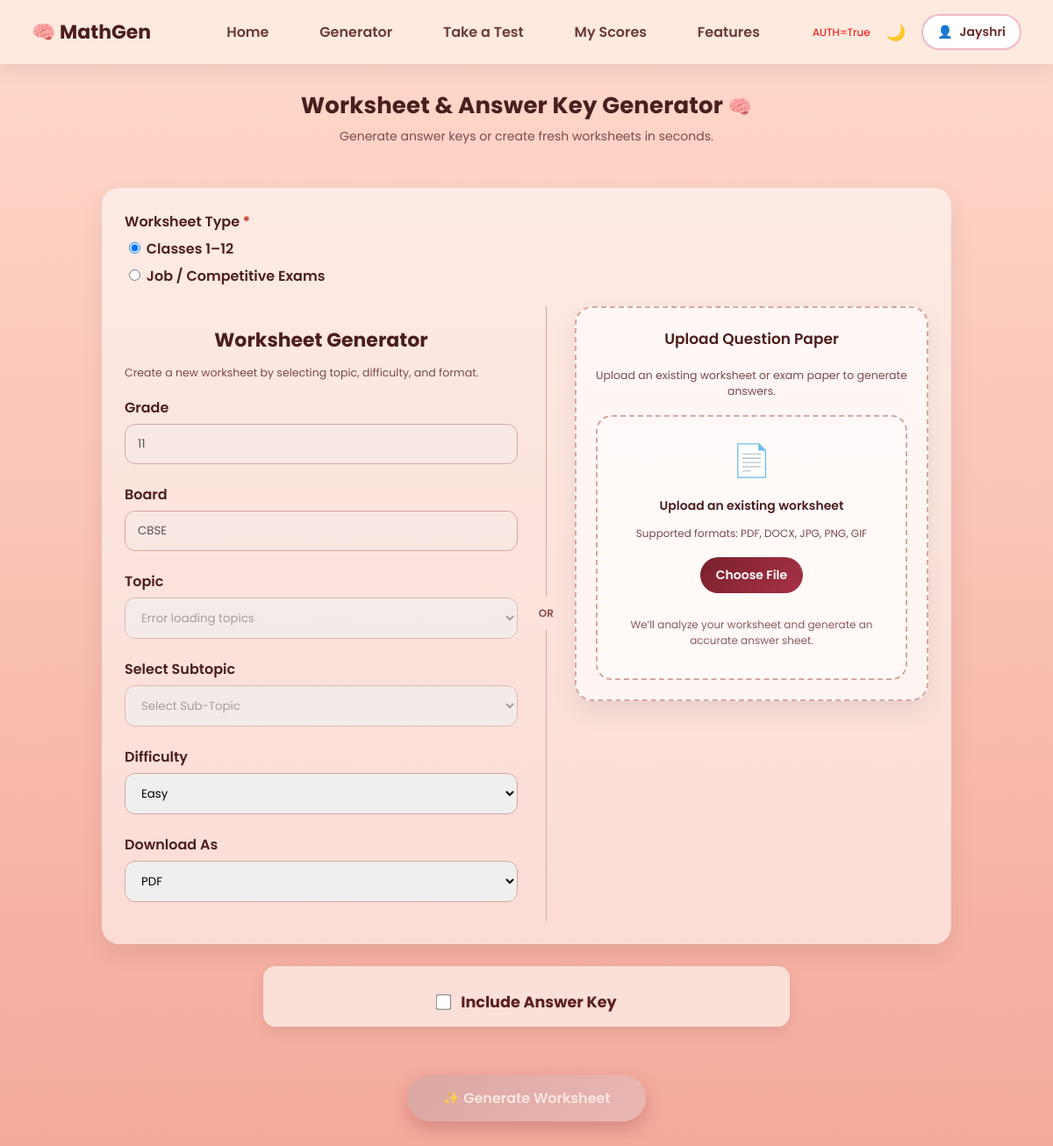
Page /generator (signed in) on the earlier database version.
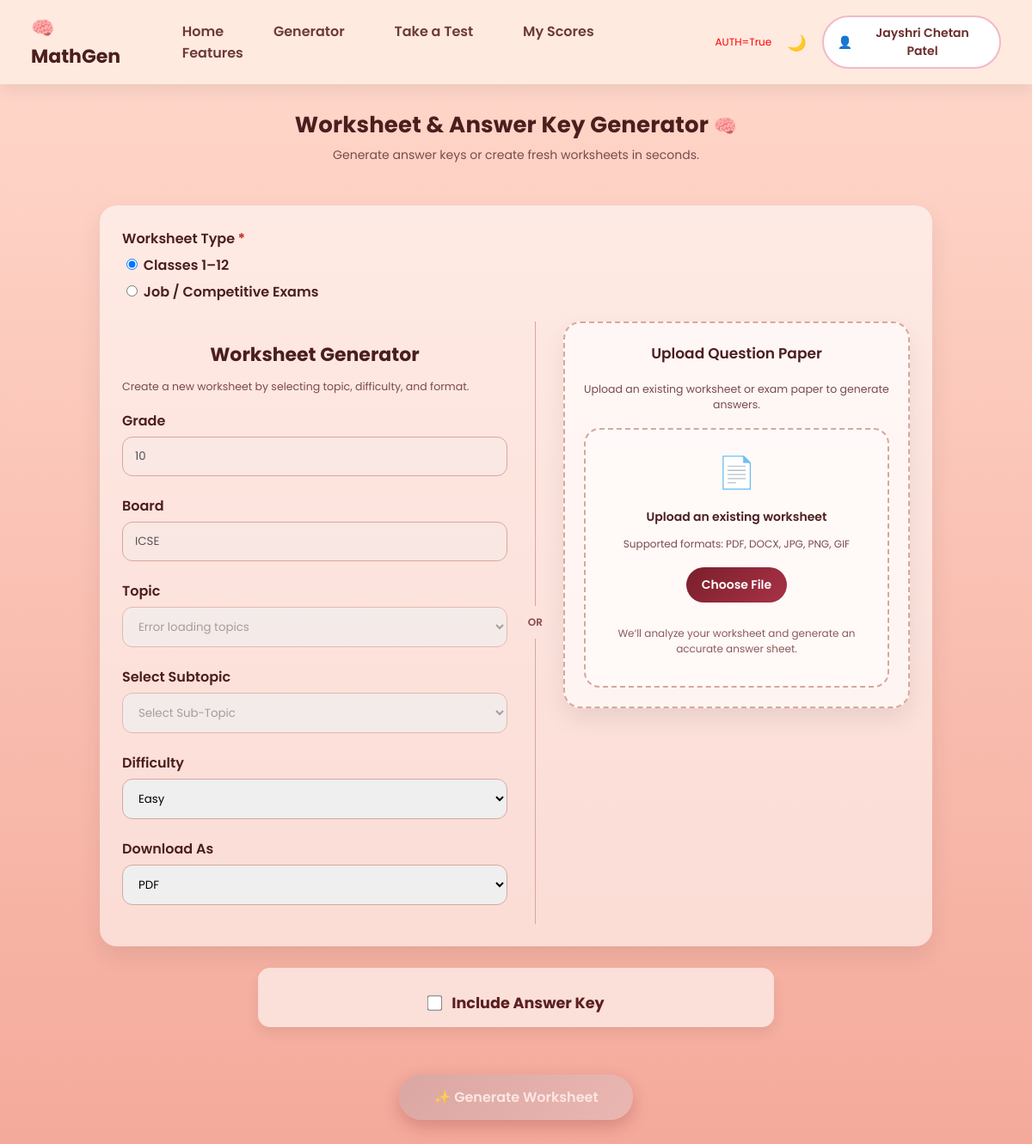
Same page on the later database version.
### server.py (models this page shows, shortened)
class User(UserMixin, db.Model):
    id = db.Column(db.Integer, primary_key=True)
    name = db.Column(db.String(100), nullable=False)
    email = db.Column(db.String(120), unique=True, nullable=False)
    country_code = db.Column(db.String(5), nullable=False, default="+91")  # ✅ ADD
    phone_number = db.Column(db.String(30), unique=True, nullable=True)
    grade = db.Column(db.String(20))
    password_hash = db.Column(db.String(256), nullable=True)
    age = db.Column(db.Integer, nullable=True)
    city = db.Column(db.String(100), nullable=True)
    postal_code = db.Column(db.String(20), nullable=True)
    timezone = db.Column(db.String(50), nullable=True)
    whatsapp_consent = db.Column(db.Boolean, default=False)
    newsletter_consent = db.Column(db.Boolean, default=False)
    board = db.Column(db.String(50), nullable=True)
    profile_completed = db.Column(db.Boolean, default=False)
    dob = db.Column(db.Date, nullable=True)

### server.py (the view)
@app.route('/generator')
@login_required
def serve_index():
    show_profile_popup = False
    if session.get("force_profile_popup"):
        show_profile_popup = True
        session.pop("force_profile_popup", None)
    if current_user.grade == "10-12" or current_user.board == "CBSE-ICSE":
        return redirect(url_for("exam_combo_page"))
    return render_template(
        "index.html",
        show_profile_popup=show_profile_popup,
        user_grade=current_user.grade,
        user_board=current_user.board
    )

### server.py (called while the page is built)
@app.context_processor
def inject_now():
    return {'now': datetime.now}

@login_manager.user_loader
def load_user(user_id):
    return User.query.get(int(user_id))

def clear_temp_dir():
    for f in os.listdir(TEMP_DIR):
        try:
            os.remove(os.path.join(TEMP_DIR, f))
        except:
            pass

@app.after_request
def cleanup_temp(response):
    if response.direct_passthrough:
        return response
    clear_temp_dir()
    return response

### templates/index.html (shortened to what this page needs)
{% extends "base.html" %}
{% block content %}
<div class="page-header">
    <h1 class="page-title">
        Worksheet & Answer Key Generator <span>🧠</span>
    </h1>
    <p class="page-subtitle">
        Generate answer keys or create fresh worksheets in seconds.
    </p>
</div>
<form
    method="POST"
    action="{{ url_for('generate_worksheet') }}"
    enctype="multipart/form-data"
    novalidate
>
<div class="ws-container">
<div class="ws-card">
    <div class="form-group">
  <label class="required">Worksheet Type</label>
  <label>
    <input type="radio" name="worksheet_type" value="school" checked onchange="toggleWorksheetType()">
    Classes 1–12
  </label>
  <label>
    <input type="radio" name="worksheet_type" value="job" onchange="toggleWorksheetType()">
    Job / Competitive Exams
  </label>
</div>
    <div class="ws-grid">
<div class="left-panel" id="generatorPanel">
    <div id="school-fields">
<h3 class="section-title">Worksheet Generator</h3>
<p class="section-desc">
    Create a new worksheet by selecting topic, difficulty, and format.
</p>
            <div class="form-group">
                <label>Grade</label>
                <input class="pretty-input" value="{{ current_user.grade }}" disabled>
            </div>
            <div class="form-group">
                <label>Board</label>
                <input class="pretty-input" value="{{ current_user.board }}" disabled>
            </div>
            <div class="form-group">
                <label>Topic</label>
                <select class="pretty-select" name="topic" id="topic" disabled>
                    <option value="">Loading topics...</option>
                </select>
            </div>
            <div class="form-group">
    <label>Select Subtopic</label>
    <select class="pretty-select" name="subtopic" id="subtopic" disabled>
        <option value="">Select Sub-Topic</option>
    </select>
</div>
            <div class="form-group">
                <label>Difficulty</label>
                <select class="pretty-select" name="difficulty">
                    <option value="Easy">Easy</option>
                </select>
            </div>
            <div class="form-group">
                <label>Download As</label>
                <select class="pretty-select" name="school_format" id="school-format">
                    <option value="pdf">PDF</option>
                </select>
            </div>
</div>
</div>
        <div class="vertical-or">OR</div>
        <div class="ws-card secondary upload-card">
    <h3 class="section-title">Upload Question Paper</h3>
<p class="section-desc">
    Upload an existing worksheet or exam paper to generate answers.
</p>
    <div class="upload-zone">
        <div class="upload-icon">📄</div>
        <p class="upload-title">Upload an existing worksheet</p>
        <p class="upload-subtext">
            Supported formats: PDF, DOCX, JPG, PNG, GIF
        </p>
        <label class="upload-btn">
            Choose File
        </label>
        <p class="upload-hint">
            We’ll analyze your worksheet and generate an accurate answer sheet.
        </p>
    </div>
</div>
    </div>
</div>
<div class="answer-key-bar">
    <label class="checkbox-group">
        <input type="checkbox" name="answer_key" value="1">
        Include Answer Key
    </label>
</div>
<div class="generate-btn">
<button type="submit" id="generateBtn" disabled>
    ✨ Generate Worksheet
</button>
</div>
</form>
{% endblock %}

### templates/base.html (shortened to what this page needs)
<!DOCTYPE html>
<html lang="en">
<head>
</head>
<body>
<div class="navbar">
    <div class="logo">🧠 MathGen</div>
    <nav class="nav-links">
    <a href="{{ url_for('landing_page') }}"
       class="{% if request.endpoint == 'landing_page' %}active{% endif %}">
        Home
    </a>
    <a href="{{ url_for('generate_worksheet') }}"
   class="nav-link {% if request.endpoint == 'generate_worksheet' %}active{% endif %}">
    Generator
</a>
    <a href="{{ url_for('job_exams') }}"
       class="{% if request.endpoint == 'job_exams' %}active{% endif %}">
        Take a Test
    </a>
    <a href="{{ url_for('my_scores') }}"
       class="{% if request.endpoint == 'my_scores' %}active{% endif %}">
        My Scores
    </a>
    <a href="{{ url_for('features') }}"
       class="{% if request.endpoint == 'features' %}active{% endif %}">
        Features
    </a>
</nav>
    <div class="nav-right">
        <span style="color:red;font-size:12px;">
AUTH={{ current_user.is_authenticated }}
</span>
    <div class="dark-toggle" onclick="toggleDark()">🌙</div>
    {% if current_user.is_authenticated %}
        <div class="profile" id="profileBox">
           <button type="button" class="profile-btn" onclick="toggleProfile()">
    👤 <span>{{ current_user.name }}</span>
</button>
        </div>
    {% else %}
        <a href="#" id="loginBtn">Login</a>
        <a href="{{ url_for('register') }}">Sign Up</a>
    {% endif %}
</div>
</div>
{% block content %}{% endblock %}
</body>
</html>

Differences in the rows shown:
changed User: name "Jayshri" → "Jayshri Chetan Patel"; grade "11" → "10"; board "CBSE" → "ICSE"
